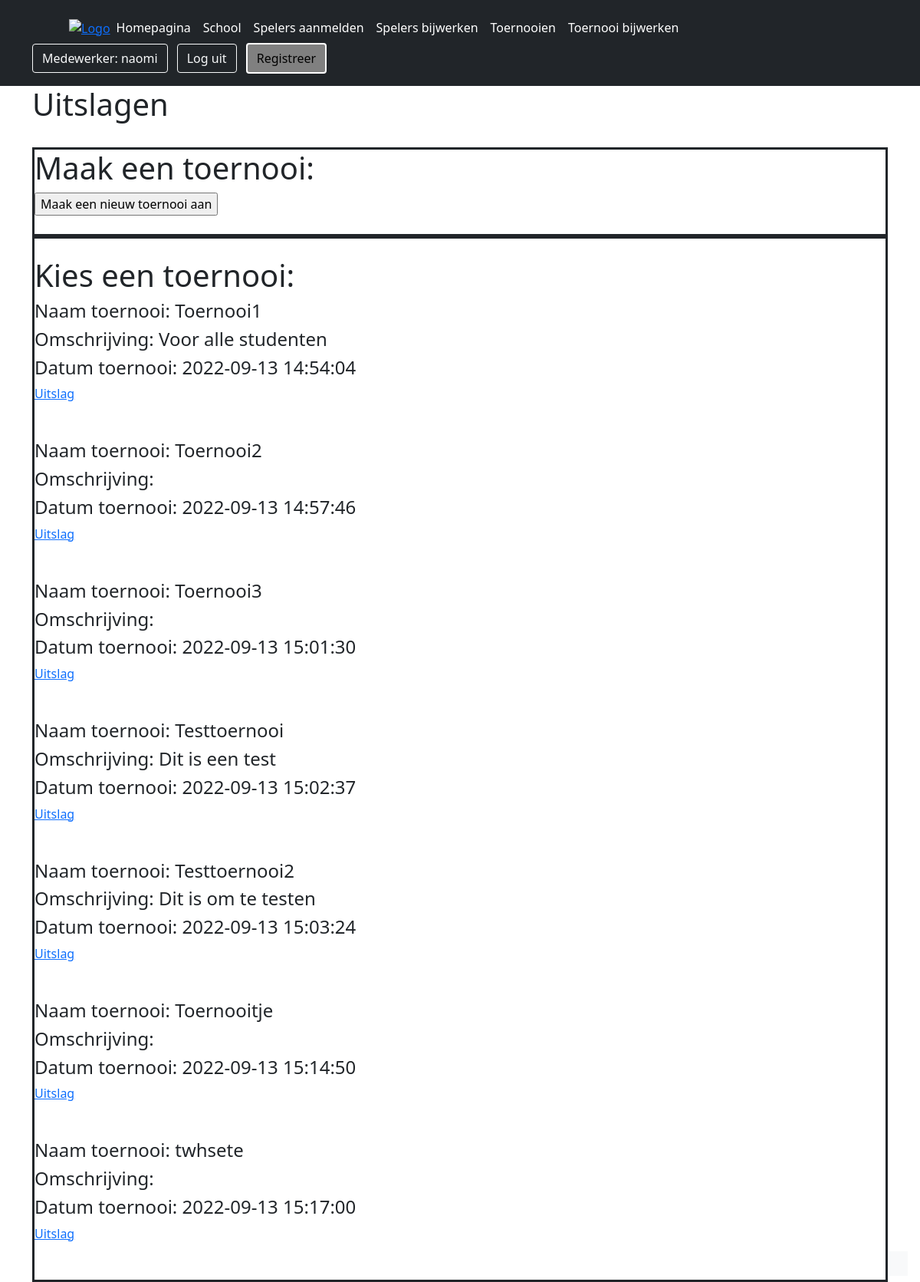
/uitslag.php (signed in), run on the app's committed database.
### tables this page shows
CREATE TABLE `toernooi` (
  `toernooi_id` int(10) NOT NULL,
  `toernooi_naam` varchar(50) NOT NULL,
  `omschrijving` varchar(100) DEFAULT NULL,
  `datum` datetime DEFAULT current_timestamp(),
  `winnaar_id` int(10) DEFAULT NULL,
  `afgesloten` tinyint(1) NOT NULL DEFAULT 0
);

### toernooidatabase.php (the view, shortened to what this page needs)
<?php
function toernooiPage($db) {
    if (isset($_POST["make"])) {
        postMakeToernooi($db);
    } else {
        if (isset($_POST["toernooiSubmit"])) {
            $toernooiname = $_POST["toernooiName"];
            $omschrijving = $_POST["omschrijving"];
            if (checkToernooi($toernooiname, $omschrijving, $db)) {
                insertToernooi($toernooiname, $omschrijving, $db);
                $toernooi_id = getIdFromToernooiName($toernooiname, $db);
                postAanmelden($toernooi_id, $db);
            }
        } else {
            if (isset($_POST["meldAan"])) {
                if (isset($_POST["speler_id"])) {
                    $toernooiId = $_POST["hiddenToernooi"];
                    $spelerIdArr = $_POST["speler_id"];
                    $succesfulQueries = 0;
                    foreach ($spelerIdArr as $spelerId) {
                        if (insertAanmelding($spelerId, $toernooiId, $db)) {
                            $succesfulQueries++;
                        }
                    }
                    if ($succesfulQueries == count($spelerIdArr)) {
?><br>
                        <div class="box-terug">
                            <h2> Dit toernooi is aangemaakt.</h2><br><a class="whitetext" href="uitslag.php"> Terug </a><br><br>
                        </div><?php
                            } else {
                                ?><br>
                        <div class="box-terug">
                            <h2> Er ging iets mis.</h2><br><a class="whitetext" href="uitslag.php"> Terug </a><br><br>
                        </div><?php
                            }
                            makeWedstrijden($toernooiId, $db);
                            header("Location: uitslag.php?t=" . $toernooiId);
                        }
                    } else {
?>
                <div class="box-table2">
                    <form action="" method="post">
                        <h1>Maak een toernooi:</h1>
                        <input type="submit" name="make" class="submit-btn" value="Maak een nieuw toernooi aan">
                        <br>
                        <br>
                    </form>
                </div>
    <?php
                    }
                }
            }
        }
    ?>
    <?php
            function chooseToernooi($link, $db) {
    ?> <h1> Kies een toernooi: </h1> <?php
                                    $link = $link . "?t=";
                                    $queryToernooi = $db->prepare("select * from toernooi");
                                    $queryToernooi->execute();
                                    foreach ($queryToernooi as $toernooi) {
                                    ?>
            <div class="box-toernooien">
                <h4> Naam toernooi: <?php echo $toernooi["toernooi_naam"]; ?></h4>
                <h4> Omschrijving: <?php echo $toernooi["omschrijving"]; ?></h4>
                <h4> Datum toernooi: <?php echo $toernooi["datum"]; ?></h3>
                    <div class="submit-btn2"><a style="margin-left:10%;" href="<?php echo $link . $toernooi["toernooi_id"]; ?>" class="whitetext">Uitslag</a></div>
                    <br><br>
            </div>
        <?php
                                    }
                                }
        ?>

### style.css (style rules this page uses)
.whitetext { margin-left: 0 !important; }

### data on the page
toernooi: toernooi_naam "Toernooi1", omschrijving "Voor alle studenten", datum "2022-09-13 14:54:04"
toernooi: toernooi_naam "Toernooi2", datum "2022-09-13 14:57:46"
toernooi: toernooi_naam "Toernooi3", datum "2022-09-13 15:01:30"
toernooi: toernooi_naam "Testtoernooi", omschrijving "Dit is een test", datum "2022-09-13 15:02:37"
toernooi: toernooi_naam "Testtoernooi2", omschrijving "Dit is om te testen", datum "2022-09-13 15:03:24"
toernooi: toernooi_naam "Toernooitje", datum "2022-09-13 15:14:50"
toernooi: toernooi_naam "twhsete", datum "2022-09-13 15:17:00"

### other printed values
$_SESSION["user_id"] "naomi"
